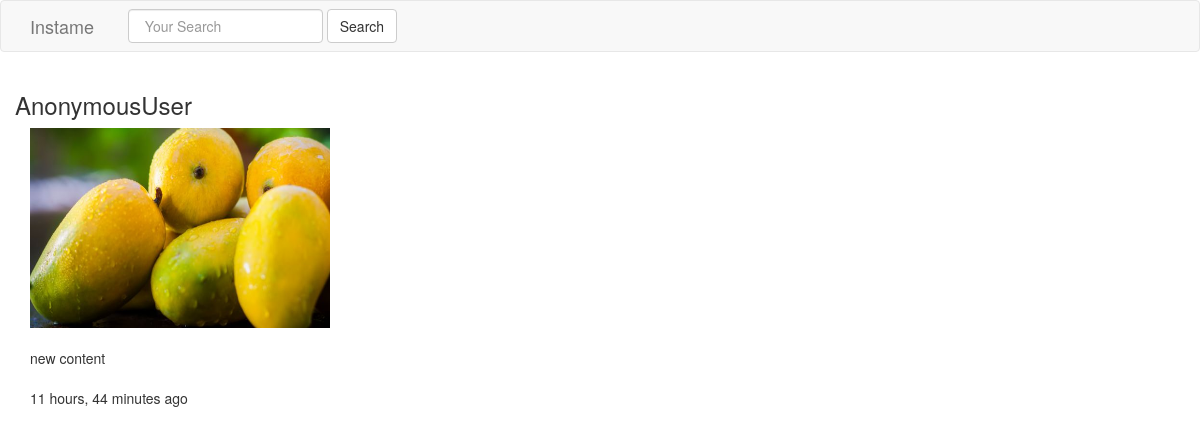
/feed/15/, run on the app's committed database.
### feed/models.py (models this page shows, shortened)
class Feed(models.Model):
	user =	models.ForeignKey(settings.AUTH_USER_MODEL, on_delete=models.CASCADE,default=1)
	image = models.FileField(null=False,blank=False)
	description	=	models.CharField(max_length=255,blank=False, validators=[validate_description])
	updated =	models.DateTimeField(auto_now=True)

### feed/views.py (the view)
# urls.py: url(r'^(?P<pk>\d+)/$',FeedDetailView.as_view(), name='detail'),
class FeedDetailView(DetailView):
	queryset = Feed.objects.all()

### feed/templates/feed/feed_detail.html
{% extends "base.html" %}
{% block content %}
<div class="row">
	<div class="col-sm-3 col-xs-12" >
		</div>
		<h3>{{ request.user}}</h3>
		<div class= "col-sm-9 ">
		<img src="{{ feed.image.url }}" alt="image" width="300" height="200"><br/> <br/>
		{{ object.description }}<br/><br/>
	 	{{ object.updated|timesince }} ago<p\><br\><br\>
 </div>
 </div>
{% endblock content %}

### data on the page
Feed: image (picture), description "new content", updated "11 hours, 44 minutes"

### other printed values
{{ request.user }} "AnonymousUser"
